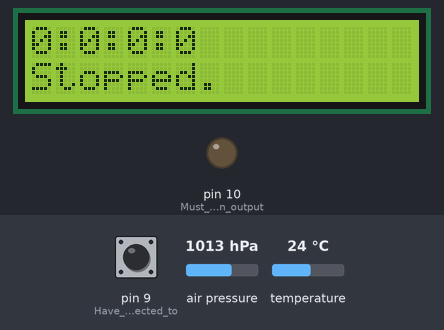
Bench run of a sketch on a simulated Arduino Uno, built with avr-gcc and run on an emulated ATmega328P. On the bench: 16×2 character LCD, output pins drawn as LEDs (lit = HIGH). The inputs (shaded band) are chosen by the test bench; at power-on: pin 9 (Have_button_connected_to) HIGH, air pressure 1013 hPa, temperature 24 °C. Storage starts empty; what the sketch prints to the serial monitor is not drawn.

Above: at 3.6 s.
3.7 s: pin 9 (Have_button_connected_to) pulled LOW for 0.15 s
At 4.68 s:
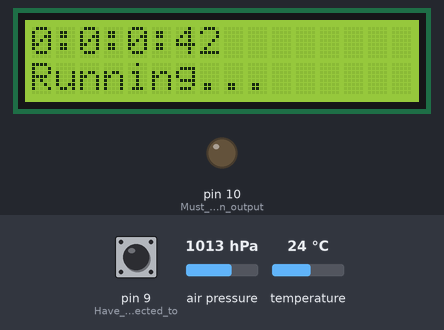
5.6 s: air pressure set to 1000 hPa
At 6.96 s:
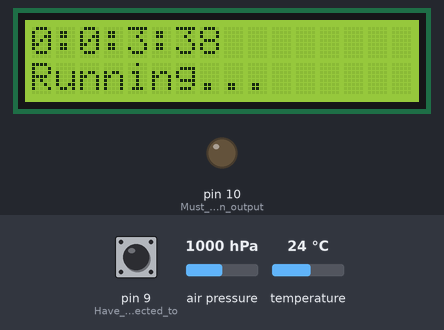
7.2 s: air pressure set to 952 hPa
At 8.78 s:
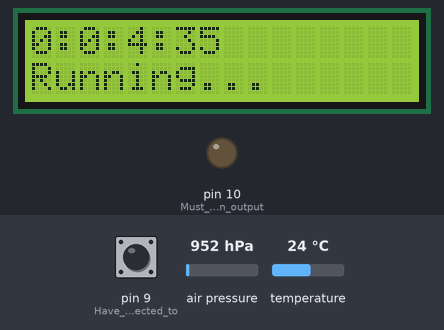
8.8 s: pin 9 (Have_button_connected_to) pulled LOW for 1 s
At 10.7 s:
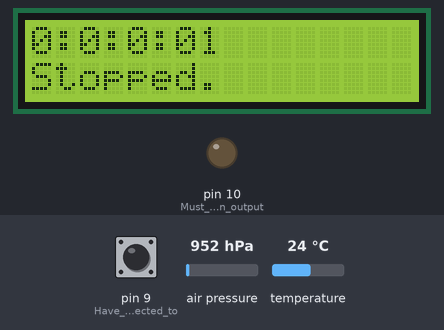
11.3 s: pin 9 (Have_button_connected_to) pulled LOW for 0.15 s
At 12.2 s:
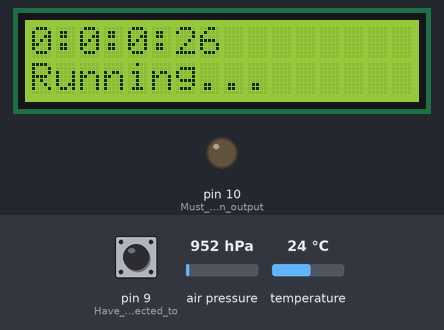
13.1 s: temperature set to 41 °C
At 15.74 s:
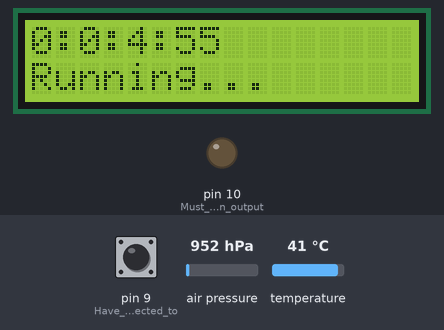

Measured:
- after the input at 3.7 s, the display: first changes after 0.24 s (image 1 shows a later state)
- after the input at 11.3 s, the display: first changes after 0.24 s (image 5 shows a later state)

The sketch:

HAAB_code_v2.ino
```cpp
#include <SD.h> //Load SD card library
#include<SPI.h> //Load SPI Library
#include <LiquidCrystal.h> // Load LCD Library

#include "Wire.h"    // imports the wire library for talking over I2C
#include "Adafruit_BMP085.h"  // import the Pressure Sensor Library We are using Version one of Adafruit API for this sensor
Adafruit_BMP085 mySensor;  // create sensor object called mySensor

int rs = 2, enable = 3, d4 = 8, d5 = 5, d6 = 6, d7 = 7;
LiquidCrystal lcd(rs, enable, d4, d5, d6, d7); // Initialize the LCD library with the numbers of the interface pins

unsigned long startTime = 0; // Variable to store the start time
unsigned long elapsedTime = 0; // Variable to store the elapsed time
boolean running = false; // Variable to track if the stopwatch is running

float tempC;  // Variable for holding temp in C
float tempF;  // Variable for holding temp in F
float pressure; // Variable for holding pressure reading
float altitude; // Variable for holding altitude

int chipSelect = 4; //chipSelect pin for the SD card Reader
File mySensorData; //Data object you will write your sesnor data to

void setup(){
  Serial.begin(9600); // turn on serial monitor
  delay(300); // Wait for newly restarted system to stabilize
  mySensor.begin();   //initialize pressure sensor mySensor
  pinMode(9, INPUT_PULLUP); // Have button connected to this pin to operate

  lcd.begin(16, 2); // initialize interface to LCD screen with width and height of display

  Serial.print("Initializing SD card...");

  pinMode(10, OUTPUT); //Must declare 10 an output and reserve it (for SD card)

  if (!SD.begin(chipSelect)) {
    Serial.println("Initialization failed!");
    return; // If unable to initialize SD card terminate execution
  }

  Serial.println("Initialization done.");
  lcd.clear();
  lcd.print("SD card OK");
  delay(2000);
  lcd.clear();


// Attempt to open/create test.csv file on SD card and write to it.
  mySensorData = SD.open("test.csv", FILE_WRITE);
  if (mySensorData) {
    Serial.print("Writing to test.txt...");
    mySensorData.println("Testing!");
    mySensorData.close();

    Serial.println("Done.");
  } else {
    Serial.println("Error opening test.txt");
  }
}

void loop() {
  tempC = mySensor.readTemperature(); //  Read Temperature from BMP180
  tempF = tempC*1.8 + 32.; // Convert degrees C to F
  pressure = mySensor.readPressure(); // Read Pressure
  altitude = mySensor.readAltitude(); // Read altitude

  if (digitalRead(9) == LOW) { // When button is pressed...
    if (!running) {
      startTime = millis(); // Start the stopwatch
      running = true;
    } else {
      elapsedTime = millis() - startTime; // Stop the stopwatch and calculate elapsed time
      running = false;
    }
    delay(200); // Debouncing delay to avoid multiple readings from a single press
  }

  if (running) {
    elapsedTime = millis() - startTime; // Update elapsed time continuously while running
    lcd.setCursor(0, 1); // Set the cursor to the first column of the second row
    lcd.print("Running...  ");

    // opening test.csv file on SD card and writing data to it
    mySensorData = SD.open("test.csv", FILE_WRITE);
    if (mySensorData) {
      String timeStamp = parseTime(elapsedTime);

      // Printing results to serial monitor
      Serial.print("The Temp is: ");
      Serial.print(tempF);
      Serial.println(" degrees F");
      Serial.print("The Pressure is: ");
      Serial.print(pressure);
      Serial.println(" Pa.");
      Serial.println("");
      Serial.print("Altitude: ");
      Serial.println(altitude);

      // writing data to card
      mySensorData.print(tempF);
      mySensorData.print("F");
      mySensorData.print(",");
      mySensorData.print(pressure);
      mySensorData.print("Pa");
      mySensorData.print(",");
      mySensorData.print(altitude);
      mySensorData.print("m");
      mySensorData.print(",");
      mySensorData.print(timeStamp);
      mySensorData.println("s");
      mySensorData.close();
      } else {
        Serial.println("Error opening SD file");
      }

  } else {
    lcd.setCursor(0, 1); // Set the cursor to the first column of the second row
    lcd.print("Stopped.   ");
  }


  // Update the elapsed time on the LCD
  lcd.setCursor(0, 0); // Set cursor position
  lcd.print(elapsedTime / 3600000); // Print hours
  lcd.print(":");
  lcd.print((elapsedTime / 60000) % 60); // Print minutes
  lcd.print(":");
  lcd.print((elapsedTime / 1000) % 60); // Print seconds
  lcd.print(":");
  lcd.print(elapsedTime % 60); // Print miliseconds
//  delay(500);
}

// Method that parses time and returns it as a string
String parseTime(unsigned long elapsedTime) {
  String hours = String(elapsedTime / 3600000);
  String minutes = String((elapsedTime / 60000) % 60);
  String seconds = String((elapsedTime / 1000) % 60);
  String milliseconds = String(elapsedTime % 60);

  String timeStamp = String(hours + ":" + minutes + ":" + seconds + ":" + milliseconds);

  return timeStamp;
}
```
